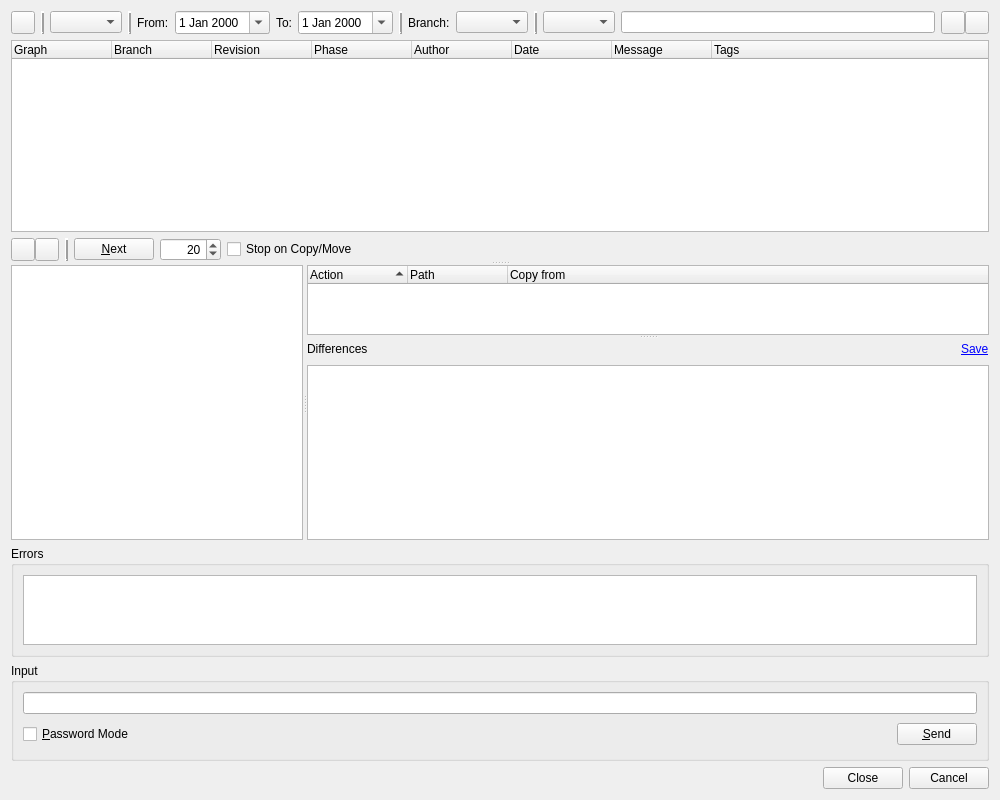
<?xml version="1.0" encoding="UTF-8"?>
<ui version="4.0">
 <class>HgLogBrowserDialog</class>
 <widget class="QWidget" name="HgLogBrowserDialog">
  <property name="geometry">
   <rect>
    <x>0</x>
    <y>0</y>
    <width>1000</width>
    <height>800</height>
   </rect>
  </property>
  <property name="windowTitle">
   <string>Mercurial Log</string>
  </property>
  <layout class="QVBoxLayout" name="verticalLayout_3">
   <item>
    <layout class="QHBoxLayout" name="horizontalLayout_4">
     <item>
      <widget class="QToolButton" name="actionsButton">
       <property name="toolTip">
        <string>Select action from menu</string>
       </property>
       <property name="popupMode">
        <enum>QToolButton::InstantPopup</enum>
       </property>
      </widget>
     </item>
     <item>
      <widget class="Line" name="line_5">
       <property name="frameShadow">
        <enum>QFrame::Raised</enum>
       </property>
       <property name="lineWidth">
        <number>2</number>
       </property>
       <property name="orientation">
        <enum>Qt::Vertical</enum>
       </property>
      </widget>
     </item>
     <item>
      <widget class="QComboBox" name="modeComboBox">
       <property name="toolTip">
        <string>Select the mode (find or filter)</string>
       </property>
      </widget>
     </item>
     <item>
      <widget class="Line" name="line_4">
       <property name="frameShadow">
        <enum>QFrame::Raised</enum>
       </property>
       <property name="lineWidth">
        <number>2</number>
       </property>
       <property name="orientation">
        <enum>Qt::Vertical</enum>
       </property>
      </widget>
     </item>
     <item>
      <widget class="QLabel" name="label">
       <property name="text">
        <string>From:</string>
       </property>
      </widget>
     </item>
     <item>
      <widget class="QDateEdit" name="fromDate">
       <property name="toolTip">
        <string>Enter the start date</string>
       </property>
       <property name="calendarPopup">
        <bool>true</bool>
       </property>
      </widget>
     </item>
     <item>
      <widget class="QLabel" name="label_2">
       <property name="text">
        <string>To:</string>
       </property>
      </widget>
     </item>
     <item>
      <widget class="QDateEdit" name="toDate">
       <property name="toolTip">
        <string>Enter the end date</string>
       </property>
       <property name="calendarPopup">
        <bool>true</bool>
       </property>
      </widget>
     </item>
     <item>
      <widget class="Line" name="line_2">
       <property name="frameShadow">
        <enum>QFrame::Raised</enum>
       </property>
       <property name="lineWidth">
        <number>2</number>
       </property>
       <property name="orientation">
        <enum>Qt::Vertical</enum>
       </property>
      </widget>
     </item>
     <item>
      <widget class="QLabel" name="label_3">
       <property name="text">
        <string>Branch:</string>
       </property>
      </widget>
     </item>
     <item>
      <widget class="QComboBox" name="branchCombo">
       <property name="toolTip">
        <string>Select the branch to filter on</string>
       </property>
       <property name="sizeAdjustPolicy">
        <enum>QComboBox::AdjustToContents</enum>
       </property>
      </widget>
     </item>
     <item>
      <widget class="Line" name="line_3">
       <property name="frameShadow">
        <enum>QFrame::Raised</enum>
       </property>
       <property name="lineWidth">
        <number>2</number>
       </property>
       <property name="orientation">
        <enum>Qt::Vertical</enum>
       </property>
      </widget>
     </item>
     <item>
      <widget class="QComboBox" name="fieldCombo">
       <property name="toolTip">
        <string>Select the field to filter on</string>
       </property>
      </widget>
     </item>
     <item>
      <widget class="E5ClearableLineEdit" name="rxEdit">
       <property name="toolTip">
        <string>Enter the regular expression to filter on or search for</string>
       </property>
      </widget>
     </item>
     <item>
      <layout class="QHBoxLayout" name="horizontalLayout_2">
       <property name="spacing">
        <number>0</number>
       </property>
       <item>
        <widget class="QToolButton" name="findPrevButton">
         <property name="toolTip">
          <string>Press to find the previous occurrence</string>
         </property>
        </widget>
       </item>
       <item>
        <widget class="QToolButton" name="findNextButton">
         <property name="toolTip">
          <string>Press to find the next occurrence</string>
         </property>
        </widget>
       </item>
      </layout>
     </item>
    </layout>
   </item>
   <item>
    <widget class="QSplitter" name="mainSplitter">
     <property name="orientation">
      <enum>Qt::Vertical</enum>
     </property>
     <widget class="QWidget" name="">
      <layout class="QVBoxLayout" name="verticalLayout_2">
       <item>
        <widget class="QTreeWidget" name="logTree">
         <property name="sizePolicy">
          <sizepolicy hsizetype="Expanding" vsizetype="Expanding">
           <horstretch>0</horstretch>
           <verstretch>1</verstretch>
          </sizepolicy>
         </property>
         <property name="alternatingRowColors">
          <bool>true</bool>
         </property>
         <property name="selectionMode">
          <enum>QAbstractItemView::ExtendedSelection</enum>
         </property>
         <property name="rootIsDecorated">
          <bool>false</bool>
         </property>
         <property name="itemsExpandable">
          <bool>false</bool>
         </property>
         <property name="allColumnsShowFocus">
          <bool>true</bool>
         </property>
         <column>
          <property name="text">
           <string>Graph</string>
          </property>
         </column>
         <column>
          <property name="text">
           <string>Branch</string>
          </property>
         </column>
         <column>
          <property name="text">
           <string>Revision</string>
          </property>
         </column>
         <column>
          <property name="text">
           <string>Phase</string>
          </property>
         </column>
         <column>
          <property name="text">
           <string>Author</string>
          </property>
         </column>
         <column>
          <property name="text">
           <string>Date</string>
          </property>
         </column>
         <column>
          <property name="text">
           <string>Message</string>
          </property>
         </column>
         <column>
          <property name="text">
           <string>Tags</string>
          </property>
         </column>
        </widget>
       </item>
       <item>
        <layout class="QHBoxLayout" name="horizontalLayout_5">
         <item>
          <layout class="QHBoxLayout" name="horizontalLayout_3">
           <property name="spacing">
            <number>0</number>
           </property>
           <item>
            <widget class="QToolButton" name="upButton">
             <property name="toolTip">
              <string>Press to move up in the log list</string>
             </property>
             <property name="autoRepeat">
              <bool>true</bool>
             </property>
            </widget>
           </item>
           <item>
            <widget class="QToolButton" name="downButton">
             <property name="toolTip">
              <string>Press to move down in the log list</string>
             </property>
             <property name="autoRepeat">
              <bool>true</bool>
             </property>
            </widget>
           </item>
          </layout>
         </item>
         <item>
          <widget class="Line" name="line_6">
           <property name="frameShadow">
            <enum>QFrame::Raised</enum>
           </property>
           <property name="lineWidth">
            <number>2</number>
           </property>
           <property name="orientation">
            <enum>Qt::Vertical</enum>
           </property>
          </widget>
         </item>
         <item>
          <widget class="QPushButton" name="nextButton">
           <property name="toolTip">
            <string>Press to get the next bunch of log entries</string>
           </property>
           <property name="text">
            <string>&amp;Next</string>
           </property>
          </widget>
         </item>
         <item>
          <widget class="QSpinBox" name="limitSpinBox">
           <property name="toolTip">
            <string>Enter the limit of entries to fetch</string>
           </property>
           <property name="alignment">
            <set>Qt::AlignRight|Qt::AlignTrailing|Qt::AlignVCenter</set>
           </property>
           <property name="minimum">
            <number>1</number>
           </property>
           <property name="maximum">
            <number>10000</number>
           </property>
           <property name="value">
            <number>20</number>
           </property>
          </widget>
         </item>
         <item>
          <widget class="QCheckBox" name="stopCheckBox">
           <property name="toolTip">
            <string>Select to stop listing log messages at a copy or move</string>
           </property>
           <property name="text">
            <string>Stop on Copy/Move</string>
           </property>
          </widget>
         </item>
         <item>
          <spacer name="horizontalSpacer_2">
           <property name="orientation">
            <enum>Qt::Horizontal</enum>
           </property>
           <property name="sizeHint" stdset="0">
            <size>
             <width>40</width>
             <height>20</height>
            </size>
           </property>
          </spacer>
         </item>
         <item>
          <widget class="QLabel" name="sbsSelectLabel">
           <property name="focusPolicy">
            <enum>Qt::StrongFocus</enum>
           </property>
           <property name="text">
            <string/>
           </property>
           <property name="textInteractionFlags">
            <set>Qt::LinksAccessibleByKeyboard|Qt::LinksAccessibleByMouse</set>
           </property>
          </widget>
         </item>
        </layout>
       </item>
      </layout>
     </widget>
     <widget class="QSplitter" name="detailsSplitter">
      <property name="sizePolicy">
       <sizepolicy hsizetype="Expanding" vsizetype="Preferred">
        <horstretch>0</horstretch>
        <verstretch>2</verstretch>
       </sizepolicy>
      </property>
      <property name="orientation">
       <enum>Qt::Horizontal</enum>
      </property>
      <widget class="QTextBrowser" name="detailsEdit">
       <property name="sizePolicy">
        <sizepolicy hsizetype="Expanding" vsizetype="Expanding">
         <horstretch>3</horstretch>
         <verstretch>1</verstretch>
        </sizepolicy>
       </property>
       <property name="readOnly">
        <bool>true</bool>
       </property>
       <property name="openLinks">
        <bool>false</bool>
       </property>
      </widget>
      <widget class="QSplitter" name="diffSplitter">
       <property name="sizePolicy">
        <sizepolicy hsizetype="Preferred" vsizetype="Expanding">
         <horstretch>7</horstretch>
         <verstretch>0</verstretch>
        </sizepolicy>
       </property>
       <property name="orientation">
        <enum>Qt::Vertical</enum>
       </property>
       <widget class="QTreeWidget" name="filesTree">
        <property name="sizePolicy">
         <sizepolicy hsizetype="Expanding" vsizetype="Expanding">
          <horstretch>7</horstretch>
          <verstretch>1</verstretch>
         </sizepolicy>
        </property>
        <property name="alternatingRowColors">
         <bool>true</bool>
        </property>
        <property name="rootIsDecorated">
         <bool>false</bool>
        </property>
        <property name="itemsExpandable">
         <bool>false</bool>
        </property>
        <property name="sortingEnabled">
         <bool>true</bool>
        </property>
        <property name="allColumnsShowFocus">
         <bool>true</bool>
        </property>
        <column>
         <property name="text">
          <string>Action</string>
         </property>
        </column>
        <column>
         <property name="text">
          <string>Path</string>
         </property>
        </column>
        <column>
         <property name="text">
          <string>Copy from</string>
         </property>
        </column>
       </widget>
       <widget class="QWidget" name="layoutWidget">
        <layout class="QVBoxLayout" name="verticalLayout">
         <item>
          <layout class="QHBoxLayout" name="horizontalLayout">
           <item>
            <widget class="QLabel" name="diffLabel">
             <property name="text">
              <string>Differences</string>
             </property>
            </widget>
           </item>
           <item>
            <spacer name="horizontalSpacer">
             <property name="orientation">
              <enum>Qt::Horizontal</enum>
             </property>
             <property name="sizeHint" stdset="0">
              <size>
               <width>40</width>
               <height>20</height>
              </size>
             </property>
            </spacer>
           </item>
           <item>
            <widget class="QLabel" name="diffSelectLabel">
             <property name="focusPolicy">
              <enum>Qt::StrongFocus</enum>
             </property>
             <property name="text">
              <string/>
             </property>
             <property name="textInteractionFlags">
              <set>Qt::LinksAccessibleByKeyboard|Qt::LinksAccessibleByMouse</set>
             </property>
            </widget>
           </item>
           <item>
            <widget class="QLabel" name="saveLabel">
             <property name="focusPolicy">
              <enum>Qt::StrongFocus</enum>
             </property>
             <property name="text">
              <string>&lt;a href=&quot;save:me&quot;&gt;Save&lt;/a&gt;</string>
             </property>
             <property name="textInteractionFlags">
              <set>Qt::LinksAccessibleByKeyboard|Qt::LinksAccessibleByMouse</set>
             </property>
            </widget>
           </item>
          </layout>
         </item>
         <item>
          <widget class="QTextEdit" name="diffEdit">
           <property name="sizePolicy">
            <sizepolicy hsizetype="Expanding" vsizetype="Expanding">
             <horstretch>7</horstretch>
             <verstretch>2</verstretch>
            </sizepolicy>
           </property>
           <property name="tabChangesFocus">
            <bool>true</bool>
           </property>
           <property name="lineWrapMode">
            <enum>QTextEdit::NoWrap</enum>
           </property>
           <property name="readOnly">
            <bool>true</bool>
           </property>
           <property name="acceptRichText">
            <bool>false</bool>
           </property>
          </widget>
         </item>
        </layout>
       </widget>
      </widget>
     </widget>
    </widget>
   </item>
   <item>
    <widget class="QGroupBox" name="errorGroup">
     <property name="sizePolicy">
      <sizepolicy hsizetype="Preferred" vsizetype="Expanding">
       <horstretch>0</horstretch>
       <verstretch>1</verstretch>
      </sizepolicy>
     </property>
     <property name="title">
      <string>Errors</string>
     </property>
     <layout class="QVBoxLayout">
      <item>
       <widget class="QTextEdit" name="errors">
        <property name="whatsThis">
         <string>&lt;b&gt;Mercurial log errors&lt;/b&gt;&lt;p&gt;This shows possible error messages of the hg log command.&lt;/p&gt;</string>
        </property>
        <property name="readOnly">
         <bool>true</bool>
        </property>
        <property name="acceptRichText">
         <bool>false</bool>
        </property>
       </widget>
      </item>
     </layout>
    </widget>
   </item>
   <item>
    <widget class="QGroupBox" name="inputGroup">
     <property name="title">
      <string>Input</string>
     </property>
     <layout class="QGridLayout">
      <item row="1" column="1">
       <spacer>
        <property name="orientation">
         <enum>Qt::Horizontal</enum>
        </property>
        <property name="sizeType">
         <enum>QSizePolicy::Expanding</enum>
        </property>
        <property name="sizeHint" stdset="0">
         <size>
          <width>327</width>
          <height>29</height>
         </size>
        </property>
       </spacer>
      </item>
      <item row="1" column="2">
       <widget class="QPushButton" name="sendButton">
        <property name="toolTip">
         <string>Press to send the input to the hg process</string>
        </property>
        <property name="text">
         <string>&amp;Send</string>
        </property>
        <property name="shortcut">
         <string>Alt+S</string>
        </property>
       </widget>
      </item>
      <item row="0" column="0" colspan="3">
       <widget class="QLineEdit" name="input">
        <property name="toolTip">
         <string>Enter data to be sent to the hg process</string>
        </property>
       </widget>
      </item>
      <item row="1" column="0">
       <widget class="QCheckBox" name="passwordCheckBox">
        <property name="toolTip">
         <string>Select to switch the input field to password mode</string>
        </property>
        <property name="text">
         <string>&amp;Password Mode</string>
        </property>
        <property name="shortcut">
         <string>Alt+P</string>
        </property>
       </widget>
      </item>
     </layout>
    </widget>
   </item>
   <item>
    <widget class="QDialogButtonBox" name="buttonBox">
     <property name="orientation">
      <enum>Qt::Horizontal</enum>
     </property>
     <property name="standardButtons">
      <set>QDialogButtonBox::Cancel|QDialogButtonBox::Close</set>
     </property>
    </widget>
   </item>
  </layout>
 </widget>
 <customwidgets>
  <customwidget>
   <class>E5ClearableLineEdit</class>
   <extends>QLineEdit</extends>
   <header>E5Gui/E5LineEdit.h</header>
  </customwidget>
 </customwidgets>
 <tabstops>
  <tabstop>actionsButton</tabstop>
  <tabstop>modeComboBox</tabstop>
  <tabstop>fromDate</tabstop>
  <tabstop>toDate</tabstop>
  <tabstop>branchCombo</tabstop>
  <tabstop>fieldCombo</tabstop>
  <tabstop>rxEdit</tabstop>
  <tabstop>findPrevButton</tabstop>
  <tabstop>findNextButton</tabstop>
  <tabstop>logTree</tabstop>
  <tabstop>upButton</tabstop>
  <tabstop>downButton</tabstop>
  <tabstop>nextButton</tabstop>
  <tabstop>limitSpinBox</tabstop>
  <tabstop>stopCheckBox</tabstop>
  <tabstop>sbsSelectLabel</tabstop>
  <tabstop>detailsEdit</tabstop>
  <tabstop>filesTree</tabstop>
  <tabstop>diffSelectLabel</tabstop>
  <tabstop>saveLabel</tabstop>
  <tabstop>diffEdit</tabstop>
  <tabstop>errors</tabstop>
  <tabstop>input</tabstop>
  <tabstop>passwordCheckBox</tabstop>
  <tabstop>sendButton</tabstop>
 </tabstops>
 <resources/>
 <connections/>
</ui>
